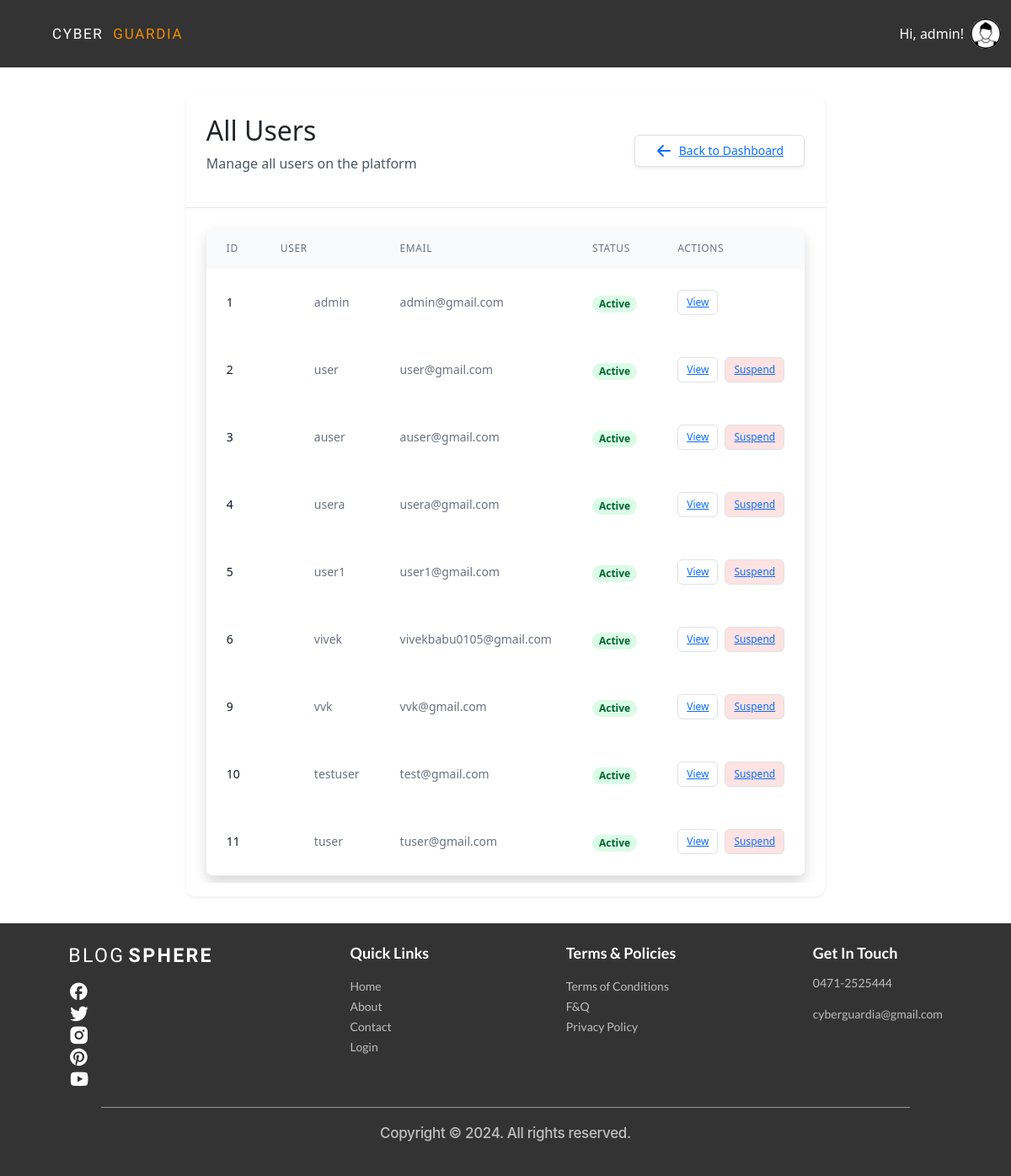
Page /admin_panel/users/ (signed in) on the earlier database version.
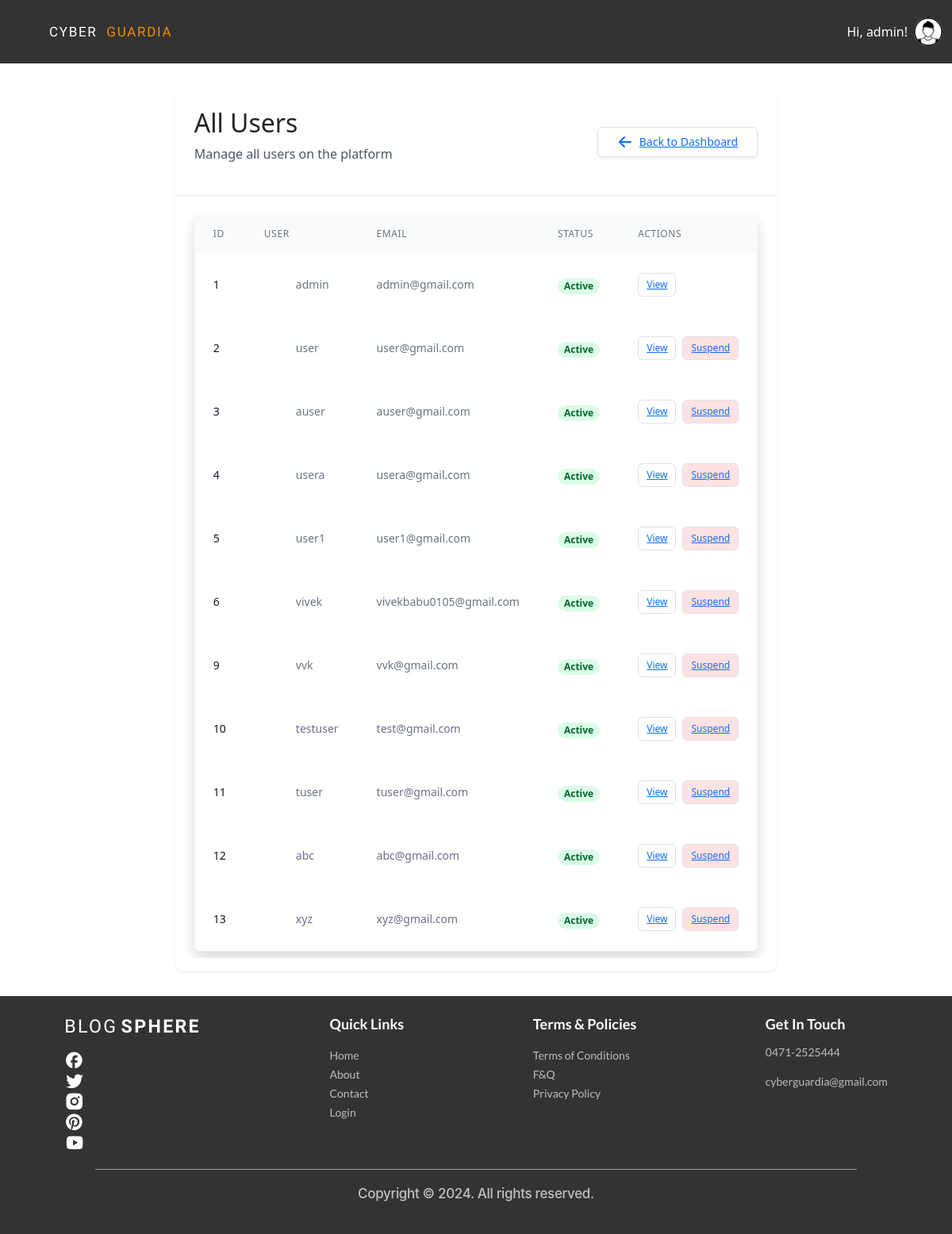
Same page on the later database version.
### account/models.py (models this page shows)
class User(AbstractUser):
    USER_TYPE_CHOICES = (
        ('normal', 'Normal User'),
        ('advertiser', 'Advertiser'),
    )
    user_type = models.CharField(max_length=20, choices=USER_TYPE_CHOICES, default='normal')

### admin_panel/views.py (the view)
# urls.py: path('users/', views.all_users, name='all_users'),
@never_cache
@login_required
@user_passes_test(is_admin)
def all_users(request):
    users = User.objects.all()
    return render(request, 'admin_panel/all_users.html', {'users':users})

### admin_panel/views.py (called while the page is built)
def is_admin(user):
    return user.is_superuser

### admin_panel/templates/admin_panel/all_users.html (shortened to what the changed rows need)
{% extends "base.html" %}
{% block content %}
<div class="max-w-7xl mx-auto px-4 sm:px-6 lg:px-8 py-8">
    <div class="bg-white dark:bg-gray-800 rounded-xl shadow-sm overflow-hidden">
        <div class="p-6 border-b border-gray-200 dark:border-gray-700 flex justify-between items-center">
            <div>
                <h2 class="text-2xl font-bold text-gray-900 dark:text-white">All Users</h2>
            </div>
        </div>
        <div class="p-6">
            <div class="flex flex-col">
                <div class="-my-2 overflow-x-auto sm:-mx-6 lg:-mx-8">
                    <div class="py-2 align-middle inline-block min-w-full sm:px-6 lg:px-8">
                        <div class="shadow overflow-hidden border-b border-gray-200 dark:border-gray-700 sm:rounded-lg">
                            <table class="min-w-full divide-y divide-gray-200 dark:divide-gray-700">
                                <thead class="bg-gray-50 dark:bg-gray-900">
                                    <tr>
                                        <th scope="col" class="px-6 py-3 text-left text-xs font-medium text-gray-500 dark:text-gray-400 uppercase tracking-wider">ID</th>
                                        <th scope="col" class="px-6 py-3 text-left text-xs font-medium text-gray-500 dark:text-gray-400 uppercase tracking-wider">User</th>
                                        <th scope="col" class="px-6 py-3 text-left text-xs font-medium text-gray-500 dark:text-gray-400 uppercase tracking-wider">Email</th>
                                        <th scope="col" class="px-6 py-3 text-left text-xs font-medium text-gray-500 dark:text-gray-400 uppercase tracking-wider">Status</th>
                                        <th scope="col" class="px-6 py-3 text-left text-xs font-medium text-gray-500 dark:text-gray-400 uppercase tracking-wider">Actions</th>
                                    </tr>
                                </thead>
                                <tbody class="bg-white dark:bg-gray-800 divide-y divide-gray-200 dark:divide-gray-700">
                                    {% for user in users %}
                                    <tr class="hover:bg-gray-50 dark:hover:bg-gray-700 transition-colors duration-150">
                                        <td class="px-6 py-4 whitespace-nowrap text-sm font-medium text-gray-900 dark:text-white">{{ user.id }}</td>
                                        <td class="px-6 py-4 whitespace-nowrap text-sm text-gray-500 dark:text-gray-400">
                                            <div class="flex items-center">
                                                <div class="h-8 w-8 rounded-full bg-primary-500 flex items-center justify-center text-white font-semibold mr-2">
                                                </div>
                                                <span>{{ user.username }}</span>
                                            </div>
                                        </td>
                                        <td class="px-6 py-4 whitespace-nowrap text-sm text-gray-500 dark:text-gray-400">{{ user.email }}</td>
                                        <td class="px-6 py-4 whitespace-nowrap">
                                            {% if user.is_active %}
                                            <span class="px-2 inline-flex text-xs leading-5 font-semibold rounded-full bg-green-100 text-green-800 dark:bg-green-900 dark:text-green-200">
                                                Active
                                            </span>
                                            {% else %}
                                            <span class="px-2 inline-flex text-xs leading-5 font-semibold rounded-full bg-red-100 text-red-800 dark:bg-red-900 dark:text-red-200">
                                                Inactive
                                            </span>
                                            {% endif %}
                                        </td>
                                        <td class="px-6 py-4 whitespace-nowrap text-sm font-medium">
                                            <div class="flex space-x-2">
                                                <a href="{% url 'user_profile_admin' user.username %}" class="inline-flex items-center px-2.5 py-1.5 border border-transparent text-xs font-medium rounded text-primary-700 bg-primary-100 hover:bg-primary-200 dark:bg-primary-900 dark:text-primary-300 dark:hover:bg-primary-800 focus:outline-none focus:ring-2 focus:ring-offset-2 focus:ring-primary-500">
                                                    View
                                                </a>
                                                {% if not user.is_superuser %}
                                                <a href="{% url 'suspend_user' user.id %}" class="inline-flex items-center px-2.5 py-1.5 border border-transparent text-xs font-medium rounded text-red-700 bg-red-100 hover:bg-red-200 dark:bg-red-900 dark:text-red-300 dark:hover:bg-red-800 focus:outline-none focus:ring-2 focus:ring-offset-2 focus:ring-red-500">
                                                    Suspend
                                                </a>
                                                {% endif %}
                                            </div>
                                        </td>
                                    </tr>
                                    {% empty %}
                                    <tr>
                                        <td colspan="5" class="px-6 py-4 text-center text-sm text-gray-500 dark:text-gray-400">No users found</td>
                                    </tr>
                                    {% endfor %}
                                </tbody>
                            </table>
                        </div>
                    </div>
                </div>
            </div>
        </div>
    </div>
</div>
{% endblock %}

### templates/base.html (shortened to what the changed rows need)
{% load static %}
<!doctype html>
<html>
    <head>
        <script src="https://cdn.jsdelivr.net/npm/@tailwindcss/browser@4"></script>
        <link
            rel="stylesheet"
            href="https://cdnjs.cloudflare.com/ajax/libs/font-awesome/6.0.0/css/all.min.css"
        />
        <link
            href="https://cdn.jsdelivr.net/npm/bootstrap@5.3.3/dist/css/bootstrap.min.css"
            rel="stylesheet"
        />
        <link
            rel="stylesheet"
            href="https://cdnjs.cloudflare.com/ajax/libs/font-awesome/6.7.2/css/fontawesome.min.css"
        />
        <link
            href="https://cdn.jsdelivr.net/npm/bootstrap-icons/font/bootstrap-icons.css"
            rel="stylesheet"
        />
        <link rel="stylesheet" href="{% static 'css/index.css' %}" />
        <link rel="stylesheet" href="font.css" />
    </head>
    <body class="min-h-screen flex flex-col">
        <nav class="navbar navbar-expand-sm">
            <div class="container-fluid">
                    <div class="d-flex ms-auto">
                        {% if request.user.is_authenticated %}
                        <div class="relative" id="profile-dropdown">
                            <button
                                onclick="toggleProfileMenu()"
                                class="flex items-center gap-2 hover:text-orange-500 transition-colors cursor-pointer"
                            >
                                <div class="flex items-center gap-2">
                                    <span class="nav-link navbar_links"
                                        >Hi, {{user.username}}!</span
                                    >
                                    <img
                                        src="{% if user.profile.profile_image %}{{ user.profile.profile_image.url }}{% else %}{% static 'Images/images.png' %}{% endif %}"
                                        alt="Profile"
                                        class="w-9 h-9 rounded-full"
                                    />
                                </div>
                            </button>
                        </div>
                    </div>
                        {% endif %}
                    </div>
        </nav>
        {% block content %}
        {% endblock content %}
</body>
</html>

Differences in the rows shown:
added User: id "12", username "abc", email "abc@gmail.com", is_active "Active", is_superuser "Suspend"
added User: id "13", username "xyz", email "xyz@gmail.com", is_active "Active", is_superuser "Suspend"
